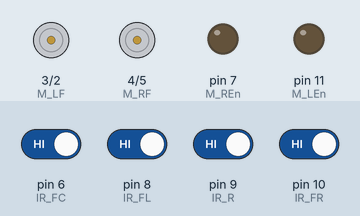
Bench run of a sketch on a simulated Arduino Uno, built with avr-gcc and run on an emulated ATmega328P. Shown: motor-driver pin pairs drawn as motors (green arrow = first pin HIGH = forward, orange = second pin HIGH = backward, longer = more drive), output pins drawn as LEDs (lit = HIGH). The inputs (shaded band) are chosen by the test bench; at power-on: pin 6 (IR_FC), pin 8 (IR_FL), pin 9 (IR_R), pin 10 (IR_FR) HIGH. Pins used as bus, display or sensor lines are not drawn.

Above: at 1.5 s.
1.6 s: pin 8 (IR_FL) driven LOW
At 2.4 s:
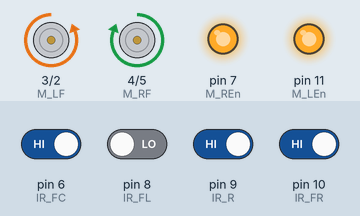
3.1 s: pin 8 (IR_FL) driven HIGH
At 3.6 s:
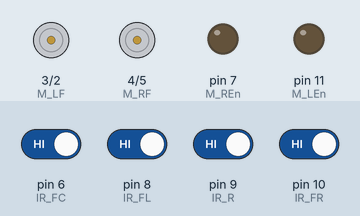
4.6 s: pin 9 (IR_R) driven LOW
At 5.8 s:
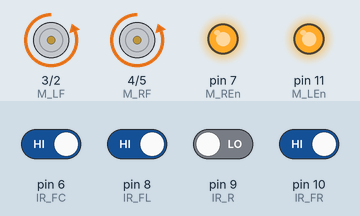
6.1 s: pin 10 (IR_FR) driven LOW
At 7.1 s:
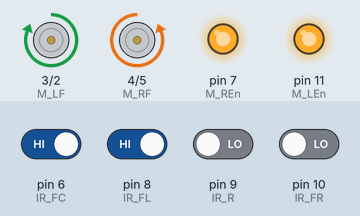
7.6 s: pin 10 (IR_FR) driven HIGH
At 8.3 s:
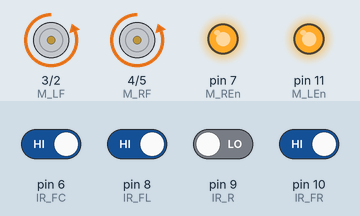
Timing chart, 0 to 10.1 s (numbered marks = the images above; inputs shaded):
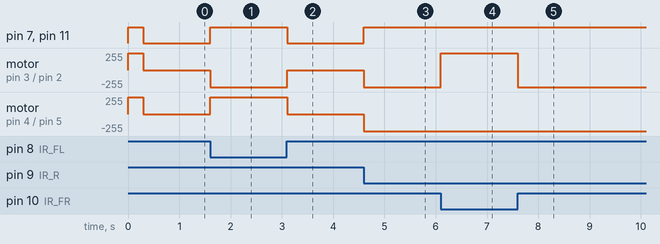

The sketch:

swarm_robot_basic_ir.ino
```cpp
// (licence header left out)
/*
  Release notes for this version:

  - Added Notes_Tips_ToDO files so the main code looks simpler and is not overwhelming!
  - Lots of comments added and things shuffled about to make things more readable
  - Added #define SPIN to allow SwarmBot to turn on the spot (one wheel goes forward, other backwards),
    else pivot on one wheel while other drives forwards
  - Discarded changes in previous version as motor drive logic was not working

*/


//********************************************************************************************************
//Global IO Pin and variable definitions

// These pins flash to show serial data is being received (Rx) or transmitted (Tx)
// Also can be used to show IR signals received from left, right, front (both LED). No indication for reverse.
#define RxPin 0
#define TxPin 1
#define R_LED RxPin          // using less confusing name for IR signal flashing
#define L_LED TxPin          // using less confusing name for IR signal flashing

// These pins receive signals from the IR LEDs
#define IR_FC 6              // IR LED Front Center
#define IR_FL 8              // IR LED Front Left
#define IR_R 9               // IR LED Rear
#define IR_FR 10             // IR LED Front Right

//These pins are connected to the L293D motor controller
#define M_LF 3               // Motor Left Front
#define M_LB 2               // Motor Left Back
#define M_RF 4               // Motor Right Front
#define M_RB 5               // Motor Right Back
#define M_REn 7              // Motor Right ENABLE
#define M_LEn 11             // Motor Left ENABLE

#define PWM                  // use PWM motor speed control, else just full power!
#define SPD_FAST 255         // setting for PWM motor control Fast
#define SPD_NORMAL 200       // setting for PWM motor control Normal
#define SPD_SLOW 100         // setting for PWM motor control Slow

#define SPIN true            // Turn on the spot (one wheel goes forward, other backwards),
                             // else pivot on one wheel while other drives forwards

#define FLASH_ON_IR          // if this is defined, then flash the Rx &/or Tx LEDs to indicate direction of received IR.
                             // This way you can skip the four LEDs on the IR shield!
                             // no flashing for rear signal!
//********************************************************************************************************


void setup() {

// Set the Attiny IO pin modes, Note PWM pins do not require initialisation.
  pinMode(M_LF, OUTPUT);
  pinMode(M_LB, OUTPUT);
  pinMode(M_RF, OUTPUT);
  pinMode(M_RB, OUTPUT);

  #ifndef PWM
  // just testing no PWM, L293 always enabled!
  pinMode(M_REn, OUTPUT);
  pinMode(M_LEn, OUTPUT);
  digitalWrite(M_REn, HIGH);    // Low is disabled
  digitalWrite(M_LEn, HIGH);    // Low is disabled
  #endif

  pinMode(IR_FC, INPUT);        // Front Center IR LED input Attiny pin
  pinMode(IR_FL, INPUT);        // Front Left IR LED input Attiny pin
  pinMode(IR_FR, INPUT);        // Front Right IR LED input Attiny pin
  pinMode(IR_R,  INPUT);        // Rear IR LED input Attiny pin

  pinMode(RxPin, OUTPUT);
  pinMode(TxPin, OUTPUT);

  stopNow();                    //make sure all pins initialised & both motors stopped

  //Moving forward for short time to show this SwarmBot is working OK!
  forward(SPD_FAST);
  delay(300);
}


void loop() {

  // Read all the IR LED outputs
  boolean IR_front = digitalRead(IR_FC);
  boolean IR_left = digitalRead(IR_FL);
  boolean IR_right = digitalRead(IR_FR);
  boolean IR_rear = digitalRead(IR_R);

  // Move the SwarmBot in direction of the 'best' IR signal
  if(IR_front == LOW && ((IR_left || IR_right) == LOW || (IR_left && IR_right) == HIGH)) {
    forward(SPD_FAST);
    delay(100);
  }else if(IR_left == LOW) {
    turnLeft(SPD_FAST, SPIN);
    delay(100);
  }else if(IR_right == LOW) {
    turnRight(SPD_FAST, SPIN);
    delay(100);
  }else if(IR_rear == LOW) {
    backward(SPD_FAST);
    delay(100);
  }else {
    stopNow();
  }

  #ifdef FLASH_ON_IR
  //Turn both LEDs OFF - so they flash a bit - just for showing off!
  digitalWrite(R_LED, LOW);
  digitalWrite(L_LED, LOW);
  #endif
}
// **************** END of main loop program ****************


// *** Below here are all the motor control functions ***
void stopNow(){
  digitalWrite(M_LB, 0);
  digitalWrite(M_LF, 0);
  digitalWrite(M_RB, 0);
  digitalWrite(M_RF, 0);

  #ifdef PWM
  analogWrite(M_REn, 0);            // PWM pin
  analogWrite(M_LEn, 0);            // PWM pin
  #endif
}


void forward(int speed){
  digitalWrite(M_LB, 0);
  digitalWrite(M_LF, HIGH);
  digitalWrite(M_RB, 0);
  digitalWrite(M_RF, HIGH);

  #ifdef PWM
  analogWrite(M_REn, speed);            // PWM pin
  analogWrite(M_LEn, speed);            // PWM pin
  #endif

  #ifdef FLASH_ON_IR
  //turn both LEDs on
  digitalWrite(R_LED, HIGH);
  digitalWrite(L_LED, HIGH);
  #endif
}


void backward(int speed){
  digitalWrite(M_LF, 0);
  digitalWrite(M_LB, HIGH);
  digitalWrite(M_RF, 0);
  digitalWrite(M_RB, HIGH);

  #ifdef PWM
  analogWrite(M_REn, speed);            // PWM pin
  analogWrite(M_LEn, speed);            // PWM pin
  #endif

  //NO LEDs on!!
}


void turnLeft(int speed, bool spin){
  if (spin){
    // left wheel in reverse
    digitalWrite(M_LF, 0);
    digitalWrite(M_LB, HIGH);
  }
  // Right wheel forwards
  digitalWrite(M_RB, 0);
  digitalWrite(M_RF, HIGH);

  #ifdef PWM
  analogWrite(M_REn, speed);            // PWM pin
  analogWrite(M_LEn, speed);            // PWM pin
  #endif

  #ifdef FLASH_ON_IR
  digitalWrite(L_LED, HIGH);            //turn Left LED on
  #endif
}


void turnRight(int speed, bool spin){
  // Left wheel forwards
  digitalWrite(M_LB, 0);
  digitalWrite(M_LF, HIGH);
  if (spin){
    // Right wheel in reverse
    digitalWrite(M_RF, 0);
    digitalWrite(M_RB, HIGH);
  }
  #ifdef PWM
  analogWrite(M_REn, speed);          // PWM pin
  analogWrite(M_LEn, speed);          // PWM pin
  #endif

  #ifdef FLASH_ON_IR
  digitalWrite(R_LED, HIGH);        //turn right LED on
  #endif
}
```

Measured:
- after the input at 1.6 s, pin 7 (M_REn), pin 11 (M_LEn): LOW → HIGH at once; motor on pin 3 (M_LF) / pin 2 (M_LB): stopped → backward 255/255 at once; motor on pin 4 (M_RF) / pin 5 (M_RB): stopped → forward 255/255 at once
- after the input at 3.1 s, pin 7 (M_REn), pin 11 (M_LEn): HIGH → LOW at once; motor on pin 3 (M_LF) / pin 2 (M_LB): backward 255/255 → stopped at once; motor on pin 4 (M_RF) / pin 5 (M_RB): forward 255/255 → stopped at once
- after the input at 4.6 s, pin 7 (M_REn), pin 11 (M_LEn): LOW → HIGH at once; motor on pin 3 (M_LF) / pin 2 (M_LB), motor on pin 4 (M_RF) / pin 5 (M_RB): stopped → backward 255/255 at once
- after the input at 6.1 s, motor on pin 3 (M_LF) / pin 2 (M_LB): backward 255/255 → forward 255/255 at once
- after the input at 7.6 s, motor on pin 3 (M_LF) / pin 2 (M_LB): forward 255/255 → backward 255/255 at once
